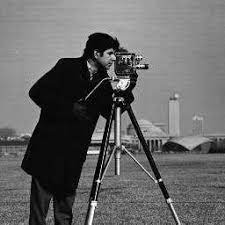
//> input picture rg-sm/photo.png, 225 x 225 px
$ ./RG photo.png   (built with g++ and OpenCV 4)
//> lines starting //> are read from the running program, lines starting //| are printed output that depends on the picture
#include <iostream>
#include <stack>
#include <opencv4/opencv2/opencv.hpp>


const int Threshold = 200;
const uchar max_region_num = 100;
const double min_region_area_factor = 0.01;


using namespace cv;
using namespace std;

void grow(Mat &image, Mat &mask, Mat &dest, Point seed, int th);

int main(int argc, char **argv){

    Mat image = imread(argv[1]);
//> image is the input picture: 225 rows x 225 cols, CV_8UC3; min 0, max 255, mean 102.9

    if (image.cols > 500 || image.rows > 500) {
        resize(image, image, Size(0, 0), 0.5, 0.5);
    }

    imshow("Source image", image);
    waitKey(0);

    int min_region_area = int(min_region_area_factor * image.cols * image.rows);
//> min_region_area = 506


    uchar padding = 1;
    Mat dest = Mat::zeros(image.size(), CV_8UC1);


    Mat mask = Mat::zeros(image.size(), CV_8UC1);

    int mask_area;


    for (int i=0; i<image.cols; ++i) {
        for (int j=0; j<image.rows; ++j) {

            if (dest.at<uchar>(Point(i,j)) == 0){

                grow(image,mask,dest,Point(i,j),Threshold);

                mask_area = (int)cv::sum(mask).val[0];
                if(mask_area > min_region_area){

                    dest += mask*padding;
                    imshow("mask", mask*255);
                    waitKey(0);

                    if(++padding > max_region_num) {

                        printf("Numero di regioni esaurito");
                        return -1;

                    }

                }
                else
                    dest += mask*255;

                mask.setTo(0);
            }
        }
    }
//> this loop made 225 passes
//> (mask_area, padding) on pass 15: (23, 3)
//> mask: 225 rows x 225 cols, CV_8UC1; every value is 0
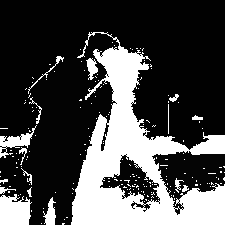
//> dest: 225 rows x 225 cols, CV_8UC1; min 1, max 255, mean 73.3
//> after the loop, mask_area = 1; padding = 6

   return 0;

}


void grow(Mat &image, Mat &mask, Mat &dest, Point seed, int th){


    int delta;
    stack<Point> Stack;
    Stack.push(seed);

    while(!Stack.empty()){

        Point actual = Stack.top();
        mask.at<uchar>(actual) = 1;
        Stack.pop();

        for (int k=-1; k<=1; ++k){

            for (int l=-1; l<=1; ++l){

                Point possible = actual + Point(l,k);

                if (possible == actual)

                    continue;

                if ((possible.x >= 0) && (possible.x < image.cols) && (possible.y >= 0) && (possible.y < image.rows)){

                    delta = int(pow(image.at<Vec3b>(actual)[0] - image.at<Vec3b>(possible)[0], 2)
                                + pow(image.at<Vec3b>(actual)[1] - image.at<Vec3b>(possible)[1], 2)
                                + pow(image.at<Vec3b>(actual)[2] - image.at<Vec3b>(possible)[2], 2));


                    if (dest.at<uchar>(possible) == 0 && mask.at<uchar>(possible) == 0 && delta < th){

                        mask.at<uchar>(possible) = 1;
                        Stack.push(possible);

                    }
                }
            }
        }
    }


}
